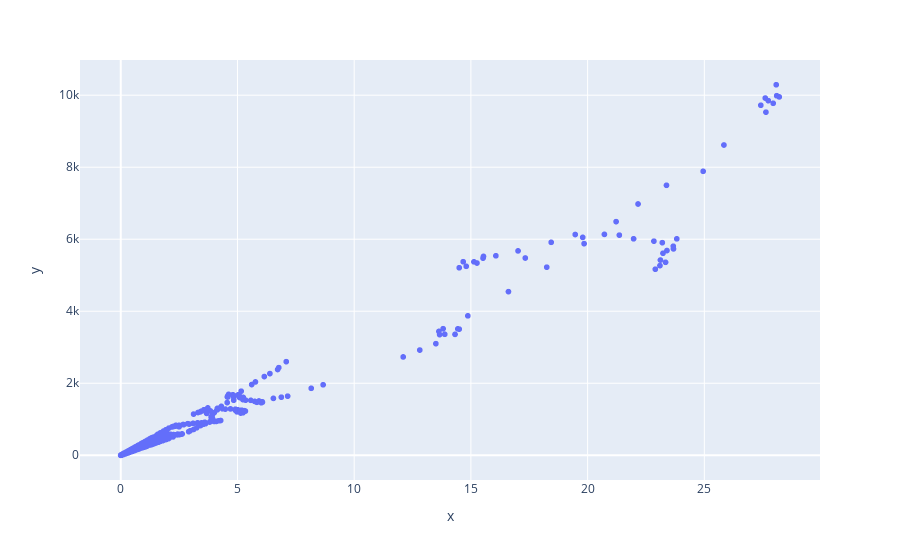

Source (notebook cell):
### Code cell
#Use px.scatter() 

fig = px.scatter(x=df['Emissions.Global Share.CO2.Total'], y=df['Emissions.Production.CO2.Total'])

fig.show()

### Figure 1 — Plotly figure (JSON) as saved in the notebook; plotly's stock layout.template omitted (floating-point values rounded to 4 significant figures; data arrays with more than 128 entries replaced by an {"elided": "..."} marker saying what was removed)
{"data": [{"hovertemplate": "x=%{x}<br>y=%{y}<extra></extra>", "legendgroup": "", "marker": {"color": "#636efa", "symbol": "circle"}, "mode": "markers", "name": "", "showlegend": false, "type": "scattergl", "x": {"elided": "2484 float values"}, "xaxis": "x", "y": {"elided": "2484 float values"}, "yaxis": "y"}], "layout": {"legend": {"tracegroupgap": 0}, "margin": {"t": 60}, "xaxis": {"anchor": "y", "domain": [0, 1], "title": {"text": "x"}}, "yaxis": {"anchor": "x", "domain": [0, 1], "title": {"text": "y"}}}}
